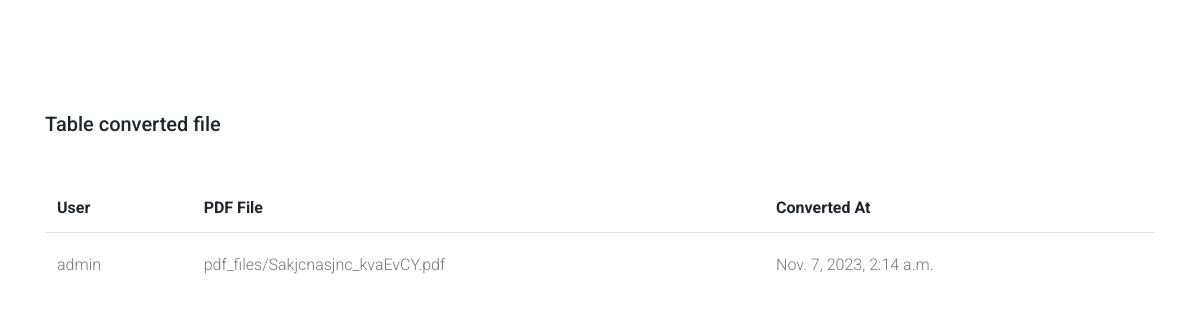
Page /converted-files/user/ (signed in) on the committed database.
### home/models.py (models this page shows, shortened)
class ConvertedFile(models.Model):
    pdf_file = models.FileField(upload_to='pdf_files/')
    docx_file = models.FileField(upload_to='docx_files/')
    converted_at = models.DateTimeField(auto_now_add=True)
    short_code = models.CharField(max_length=10, unique=True, null=True, blank=True)
    user = models.ForeignKey(User, on_delete=models.CASCADE, null=True, blank=True)

### home/views.py (the view)
# urls.py: path('converted-files/user/', views.converted_file_list_user, name='converted_file_list_user'),
def converted_file_list_user(request):
    converted_files = ConvertedFile.objects.filter(user=request.user)
    return render(request, 'converted_file_list.html', {'converted_files': converted_files})

### templates/converted_file_list.html (shortened to what this page needs)
<!doctype html>
<html lang="en">
  <head>
    <link rel="stylesheet" href="fonts/icomoon/style.css">
    <link rel="stylesheet" href="css/owl.carousel.min.css">
    <link rel="stylesheet" href="css/bootstrap.min.css">
  </head>
  <body>
  <div class="content">
    <div class="container">
      <h2 class="mb-5">Table converted file</h2>
      <div class="table-responsive">
        <table class="table custom-table">
          <thead>
            <tr>
              <th scope="col">User</th>
              <th scope="col">PDF File</th>
              <th scope="col">Converted At</th>
            </tr>
          </thead>
          <tbody>
            {% for converted_file in converted_files %}
            <tr>
              <td>
                {{ converted_file.user.username }}
              </td>
              <td>
                {{ converted_file.pdf_file.name }}
              </td>
              <td>
                {{ converted_file.converted_at }}
              </td>
            </tr>
            {% endfor %}
          </tbody>
        </table>
      </div>
    </div>
  </div>
  </body>
</html>

### templates/converted_file_list.html (style rules this page uses)
body { font-family: "Roboto", -apple-system, BlinkMacSystemFont, "Segoe UI", Roboto, "Helvetica Neue", Arial, "Noto Sans", sans-serif, "Apple Color Emoji", "Segoe UI Emoji", "Segoe UI Symbol", "Noto Color Emoji"; background-color: #fff; font-weight: 300; }
h1, h2, h3, h4, h5, h6, .h1, .h2, .h3, .h4, .h5, .h6 { font-family: "Roboto", -apple-system, BlinkMacSystemFont, "Segoe UI", Roboto, "Helvetica Neue", Arial, "Noto Sans", sans-serif, "Apple Color Emoji", "Segoe UI Emoji", "Segoe UI Symbol", "Noto Color Emoji"; }
.content { padding: 7rem 0; }
h2 { font-size: 20px; }
.custom-table { min-width: 900px; }
.custom-table thead tr, .custom-table thead th { border-top: none; border-bottom: none !important; }
.custom-table tbody th, .custom-table tbody td { color: #777; font-weight: 400; padding-bottom: 20px; padding-top: 20px; font-weight: 300; }
.custom-table tbody tr th, .custom-table tbody tr td { position: relative; -webkit-transition: .3s all ease; -o-transition: .3s all ease; transition: .3s all ease; }
.custom-table tbody tr th:before, .custom-table tbody tr th:after, .custom-table tbody tr td:before, .custom-table tbody tr td:after { -webkit-transition: .3s all ease; -o-transition: .3s all ease; transition: .3s all ease; content: ""; left: 0; right: 0; position: absolute; height: 1px; background: #bfbfbf; width: 100%; opacity: 0; visibility: hidden; }
.custom-table tbody tr th:before, .custom-table tbody tr td:before { top: -1px; }
.custom-table tbody tr th:after, .custom-table tbody tr td:after { bottom: -1px; }

### rows in the picture
ConvertedFile: user.username "admin", pdf_file.name "pdf_files/Sakjcnasjnc_kvaEvCY.pdf", converted_at "Nov. 7, 2023, 2:14 a.m."
